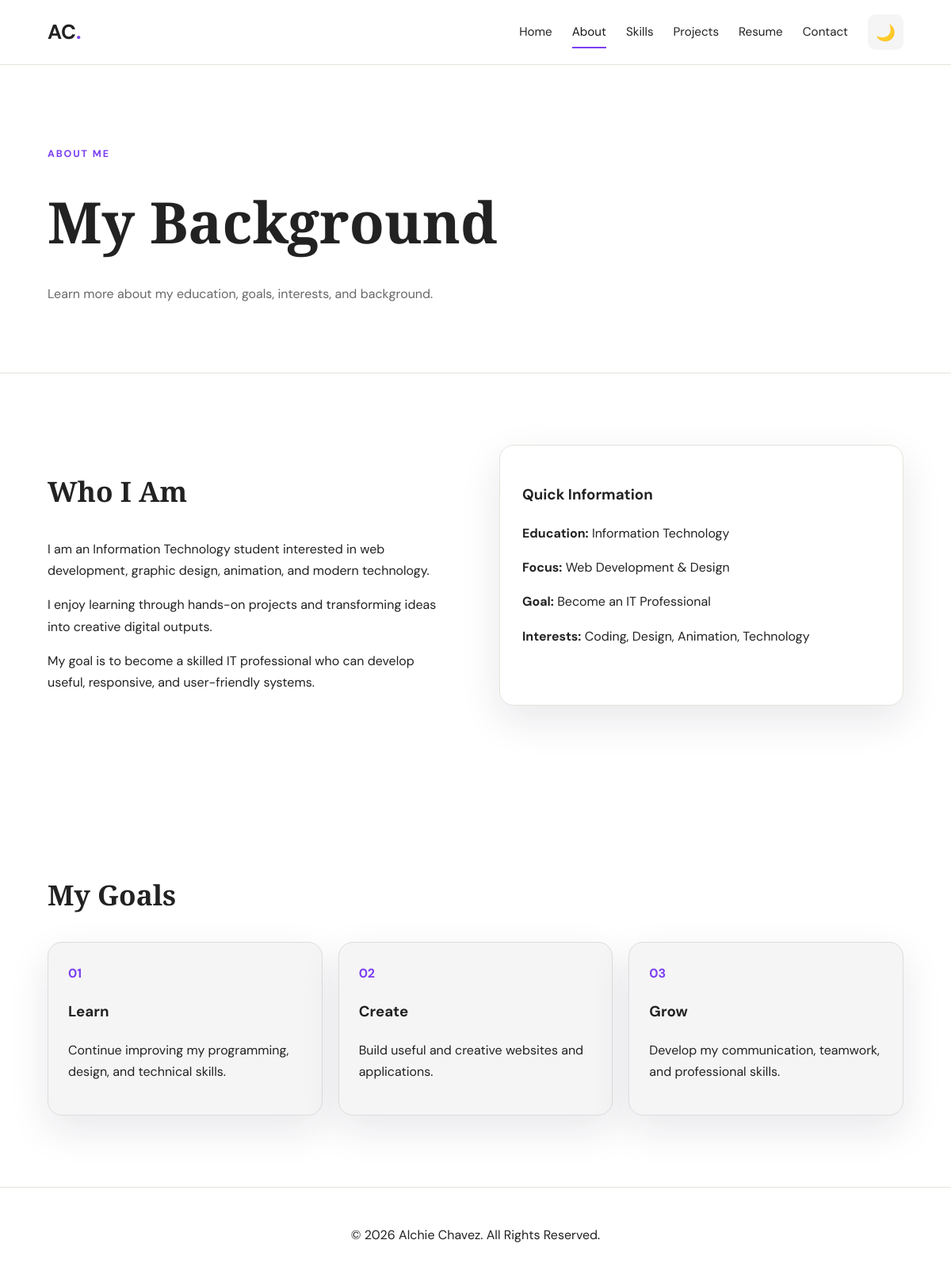
Page /about.php on the committed database.
### tables this page shows
CREATE TABLE IF NOT EXISTS goals (
    id INT UNSIGNED AUTO_INCREMENT PRIMARY KEY,
    title VARCHAR(80) NOT NULL,
    description VARCHAR(255) NOT NULL,
    sort_order INT NOT NULL DEFAULT 0
);

### includes/functions.php (called while the page is built, shortened)
<?php
require_once __DIR__ . '/../config/database.php';
function e($value): string
{
    return htmlspecialchars((string)$value, ENT_QUOTES | ENT_SUBSTITUTE, 'UTF-8');
}
function settings(): array
{
    static $cache = null;
    if ($cache === null) {
        $cache = [];
        foreach (db()->query('SELECT `key`, `value` FROM settings') as $row) {
            $cache[$row['key']] = $row['value'];
        }
    }
    return $cache;
}
function setting(string $key, string $default = ''): string
{
    $s = settings();
    return $s[$key] ?? $default;
}

### config/database.php (called while the page is built, shortened)
<?php
function db(): PDO
{
    static $pdo = null;
    if ($pdo === null) {
        $dsn = 'mysql:host=' . DB_HOST . ';dbname=' . DB_NAME . ';charset=' . DB_CHARSET;
        try {
            $pdo = new PDO($dsn, DB_USER, DB_PASS, [
                PDO::ATTR_ERRMODE            => PDO::ERRMODE_EXCEPTION,
                PDO::ATTR_DEFAULT_FETCH_MODE => PDO::FETCH_ASSOC,
                PDO::ATTR_EMULATE_PREPARES   => false,
            ]);
        } catch (PDOException $e) {
            error_log('DB connection failed: ' . $e->getMessage());
            http_response_code(500);
            exit('Database connection error. Please check config/config.php.');
        }
    }
    return $pdo;
}

### about.php (the view, shortened to what this page needs)
<?php
require __DIR__ . '/includes/header.php';
$goals = db()->query('SELECT * FROM goals ORDER BY sort_order, id')->fetchAll();
?>
<section class="page-header">
    <p class="eyebrow">ABOUT ME</p>
    <h1>My Background</h1>
    <p>Learn more about my education, goals, interests, and background.</p>
</section>
<section class="section">
    <div class="two-column">
        <div>
            <h2>Who I Am</h2>
            <?php foreach (preg_split('/\R{2,}/', trim(setting('about_text'))) as $para): ?>
                <p><?= nl2br(e($para)) ?></p>
            <?php endforeach; ?>
        </div>
        <div class="info-card">
            <h3>Quick Information</h3>
            <p><strong>Education:</strong> <?= e(setting('education')) ?></p>
            <p><strong>Focus:</strong> <?= e(setting('focus')) ?></p>
            <p><strong>Goal:</strong> <?= e(setting('goal')) ?></p>
            <p><strong>Interests:</strong> <?= e(setting('interests')) ?></p>
        </div>
    </div>
</section>
<section class="section light">
    <div class="container">
        <h2>My Goals</h2>
        <div class="cards">
            <?php foreach ($goals as $i => $g): ?>
                <div class="card">
                    <span><?= str_pad((string)($i + 1), 2, '0', STR_PAD_LEFT) ?></span>
                    <h3><?= e($g['title']) ?></h3>
                    <p><?= e($g['description']) ?></p>
                </div>
            <?php endforeach; ?>
        </div>
    </div>
</section>
<?php require __DIR__ . '/includes/footer.php'; ?>

### assets/css/style.css (style rules this page uses)
:root { --background: #f8f7f4; --surface: #ffffff; --text: #191919; --muted: #686868; --accent: #7b3ff2; --accent-light: #a16cff; --border: #e7e3dc; --shadow: 0 18px 50px rgba(30,20,50,0.10); }
* { box-sizing: border-box; }
html { scroll-behavior: smooth; }
body { margin: 0; background: var(--background); color: var(--text); font-family: "DM Sans", sans-serif; line-height: 1.7; transition: background 0.3s, color 0.3s; }
.eyebrow { color: var(--accent); font-weight: 700; letter-spacing: 0.15em; font-size: 0.78rem; }
.page-header { padding: 90px 5% 70px; background: var(--surface); border-bottom: 1px solid var(--border); }
.page-header h1 { font-family: "Playfair Display", serif; font-size: clamp(3rem,6vw,5rem); margin: 0; }
.page-header p:last-child { color: var(--muted); }
.section { padding: 90px 5%; }
h2 { font-family: "Playfair Display", serif; font-size: 2.2rem; }
.two-column { max-width: 1100px; margin: auto; display: grid; grid-template-columns: 1fr 1fr; gap: 60px; }
.info-card { background: var(--surface); border: 1px solid var(--border); border-radius: 18px; padding: 28px; box-shadow: var(--shadow); }
.cards { display: grid; grid-template-columns: repeat(3,1fr); gap: 20px; }
.card { background: var(--surface); border: 1px solid var(--border); border-radius: 18px; padding: 25px; box-shadow: var(--shadow); }
.card span { color: var(--accent); font-weight: bold; }
.light { background: var(--surface); }
:root { --bg-color: #ffffff; --text-color: #222222; --card-color: #f5f5f5; --border-color: #dddddd; --nav-color: #ffffff; --input-color: #ffffff; }
body { background-color: var(--bg-color); color: var(--text-color); transition: background-color 0.3s ease, color 0.3s ease; }
section { background-color: var(--bg-color); color: var(--text-color); }
.card, .project-card, .skill-card, .service-card { background-color: var(--card-color); color: var(--text-color); border-color: var(--border-color); }
h1, h2, h3, h4, h5, h6 { color: var(--text-color); }
p { color: var(--text-color); }

### rows in the picture
goals: i "01", title "Learn", description "Continue improving my programming, design, and technical skills."
goals: i "02", title "Create", description "Build useful and creative websites and applications."
goals: i "03", title "Grow", description "Develop my communication, teamwork, and professional skills."

### other values in the picture
setting('logo_text', 'AC') "AC"
$label "Home"
$label "About"
$label "Skills"
$label "Projects"
$label "Resume"
$label "Contact"
$para "I am an Information Technology student interested in web development, graphic design, animation, and modern technology."
$para "I enjoy learning through hands-on projects and transforming ideas into creative digital outputs."
$para "My goal is to become a skilled IT professional who can develop useful, responsive, and user-friendly systems."
setting('education') "Information Technology"
setting('focus') "Web Development & Design"
setting('goal') "Become an IT Professional"
setting('interests') "Coding, Design, Animation, Technology"
setting('full_name', SITE_NAME) "Alchie Chavez"
